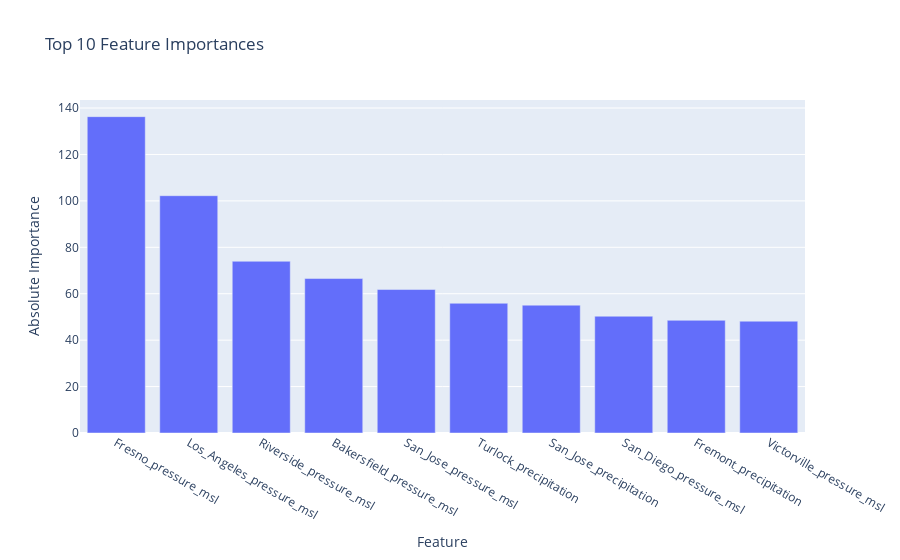

Notebook source saved alongside this figure:
### Code cell
#plot top 10 feature importances by magnitude with plotly
importances = model.coef_
feature_names = X_train.columns
# Create a DataFrame for feature importances
feature_importances = pd.DataFrame({'Feature': feature_names, 'Importance': importances})
# Sort the DataFrame by absolute importance
feature_importances['AbsImportance'] = feature_importances['Importance'].abs()
top_features = feature_importances.sort_values(by='AbsImportance', ascending=False).head(10)
# Plot the top 10 feature importances
fig = px.bar(top_features, x='Feature', y='AbsImportance', title='Top 10 Feature Importances', labels={'AbsImportance': 'Absolute Importance'})
fig.update_layout(xaxis_title='Feature', yaxis_title='Absolute Importance')
fig.show()

### Figure 1 — Plotly figure (JSON) as saved in the notebook; plotly's stock layout.template omitted (floating-point values rounded to 4 significant figures)
{"data": [{"hovertemplate": "Feature=%{x}<br>Absolute Importance=%{y}<extra></extra>", "legendgroup": "", "marker": {"color": "#636efa", "pattern": {"shape": ""}}, "name": "", "orientation": "v", "showlegend": false, "textposition": "auto", "type": "bar", "x": ["Fresno_pressure_msl", "Los_Angeles_pressure_msl", "Riverside_pressure_msl", "Bakersfield_pressure_msl", "San_Jose_pressure_msl", "Turlock_precipitation", "San_Jose_precipitation", "San_Diego_pressure_msl", "Fremont_precipitation", "Victorville_pressure_msl"], "xaxis": "x", "y": [136.3, 102.2, 73.99, 66.55, 61.81, 55.89, 55.08, 50.31, 48.55, 48.17], "yaxis": "y"}], "layout": {"barmode": "relative", "legend": {"tracegroupgap": 0}, "title": {"text": "Top 10 Feature Importances"}, "xaxis": {"anchor": "y", "domain": [0, 1], "title": {"text": "Feature"}}, "yaxis": {"anchor": "x", "domain": [0, 1], "title": {"text": "Absolute Importance"}}}}
